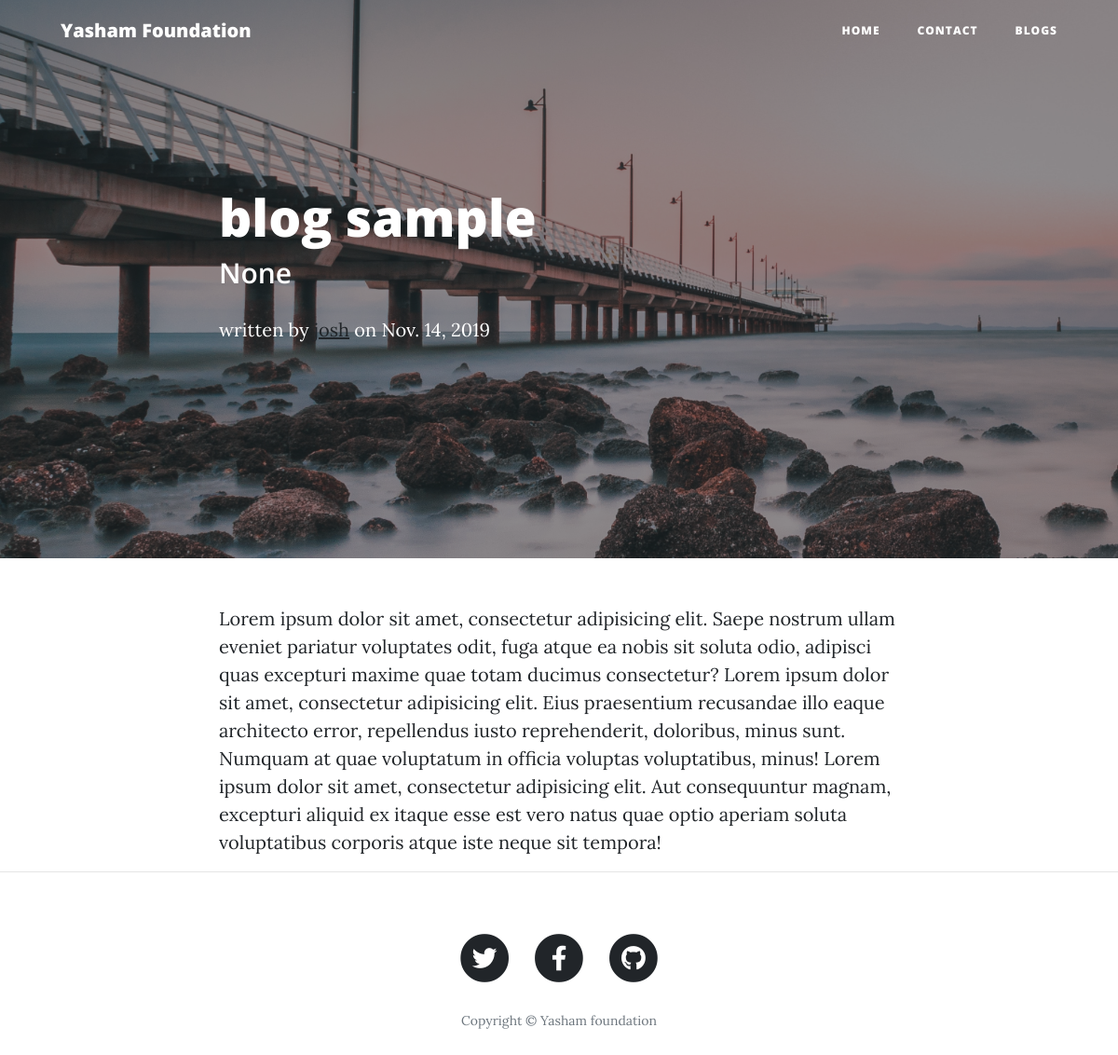
Page /post on the committed database.
### sunshine/models.py (models this page shows, shortened)
class Blog(models.Model):
    title = models.CharField(max_length=64,unique=True)
    author = models.CharField(max_length=32)
    images = models.ImageField(null=True)
    content = models.TextField()
    category = models.ForeignKey('sunshine.Category',on_delete=models.CASCADE,null=True)
    slug = models.SlugField(max_length=128,null=True,unique=True)
    updated_on = models.DateField(auto_now=True)
    created_on = models.DateField(auto_now_add=True)
    publish_on = models.DateField()

### sunshine/views.py (the view)
# urls.py: path('post',views.post, name='post'),
def post(request):
     blog = Blog.objects.all()[:1]
     context ={
          "blog" : blog
     }
     return render(request, 'sunshine/post.html', context)

### sunshine/templates/sunshine/post.html (shortened to what this page needs)
{% load static %}
<!DOCTYPE html>
<html lang="en">
<head>
  <link href="{% static 'vendor/bootstrap/css/bootstrap.min.css' %}" rel="stylesheet">
  <link href="vendor/fontawesome-free/css/all.min.css" rel="stylesheet" type="text/css">
  <link href="{% static 'css/clean-blog.min.css' %}" rel="stylesheet">
</head>
<body>
  <nav class="navbar navbar-expand-lg navbar-light fixed-top" id="mainNav">
    <div class="container">
      <a class="navbar-brand" href="{% url 'sunshine:index' %}">Yasham Foundation</a>
      <div class="collapse navbar-collapse" id="navbarResponsive">
        <ul class="navbar-nav ml-auto">
          <li class="nav-item">
            <a class="nav-link" href="{% url 'sunshine:index' %}">Home</a>
          </li>
          <li class="nav-item">
            <a class="nav-link" href="{% url 'sunshine:index' %}">Contact</a>
          </li>
          <li class="nav-item">
            <a class="nav-link" href="{% url 'sunshine:blogs' %}">Blogs</a>
          </li>
        </ul>
      </div>
    </div>
  </nav>
  {% for blog in blog %}
  <header class="masthead" style="background-image: url({{ blog.images.url }})">
    <div class="overlay"></div>
    <div class="container">
      <div class="row">
        <div class="col-lg-8 col-md-10 mx-auto">
          <div class="post-heading">
            <h1>{{blog.title}}</h1>
            <h2 class="subheading">{{blog.category}}</h2>
            <p class="post-meta">written by
                <a href="#">{{blog.author}}</a>
                on {{blog.publish_on}}</p>
          </div>
        </div>
      </div>
    </div>
  </header>
  <article>
    <div class="container">
      <div class="row">
        <div class="col-lg-8 col-md-10 mx-auto">
          {{blog.content}}
        </div>
      </div>
    </div>
  </article>
  {% endfor %}
  <hr>
  <footer>
    <div class="container">
      <div class="row">
        <div class="col-lg-8 col-md-10 mx-auto">
          <ul class="list-inline text-center">
            <li class="list-inline-item">
              <a href="#">
                <span class="fa-stack fa-lg">
                  <i class="fas fa-circle fa-stack-2x"></i>
                  <i class="fab fa-twitter fa-stack-1x fa-inverse"></i>
                </span>
              </a>
            </li>
            <li class="list-inline-item">
              <a href="#">
                <span class="fa-stack fa-lg">
                  <i class="fas fa-circle fa-stack-2x"></i>
                  <i class="fab fa-facebook-f fa-stack-1x fa-inverse"></i>
                </span>
              </a>
            </li>
            <li class="list-inline-item">
              <a href="#">
                <span class="fa-stack fa-lg">
                  <i class="fas fa-circle fa-stack-2x"></i>
                  <i class="fab fa-github fa-stack-1x fa-inverse"></i>
                </span>
              </a>
            </li>
          </ul>
          <p class="copyright text-muted">Copyright &copy; Yasham foundation</p>
        </div>
      </div>
    </div>
  </footer>
</body>
</html>

### rows in the picture
Blog: images (picture), title "blog sample", category "None", author "josh", publish_on "Nov. 14, 2019", content "Lorem ipsum dolor sit amet, consectetur adipisicing elit. Saepe nostrum ullam eveniet pariatur voluptates odit, fuga atque ea nobis sit soluta odio, adipisci quas excepturi maxime quae totam ducimus consectetur? Lorem ipsum dolor sit amet, consectetur adipisicing elit. Eius praesentium recusandae illo eaque architecto error, repellendus iusto reprehenderit, doloribus, minus sunt. Numquam at quae voluptatum in officia voluptas voluptatibus, minus! Lorem ipsum dolor sit amet, consectetur adipisicing elit. Aut consequuntur magnam, excepturi aliquid ex itaque esse est vero natus quae optio aperiam soluta voluptatibus corporis atque iste neque sit tempora!"
